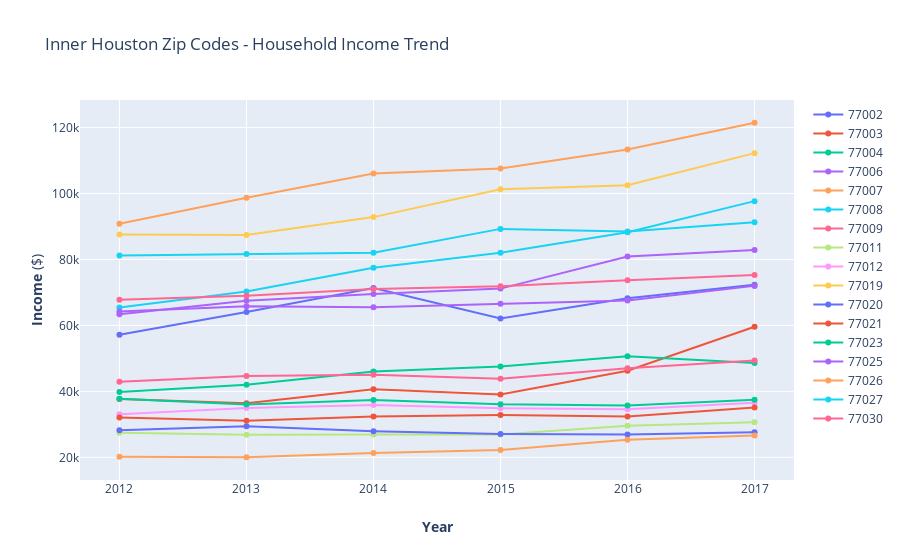

Notebook code for this chart:
### Code cell
## ALL Zip Codes income trend
fig = go.Figure()
fig.add_trace(go.Scatter(x=df_77002.Year, y=df_77002['Household Income'],name='77002'))
fig.add_trace(go.Scatter(x=df_77003.Year, y=df_77003['Household Income'],name='77003'))
fig.add_trace(go.Scatter(x=df_77004.Year, y=df_77004['Household Income'],name='77004'))
# fig.add_trace(go.Scatter(x=df_77005.Year, y=df_77005['Household Income'],name='77005'))
fig.add_trace(go.Scatter(x=df_77006.Year, y=df_77006['Household Income'],name='77006'))
fig.add_trace(go.Scatter(x=df_77007.Year, y=df_77007['Household Income'],name='77007'))
fig.add_trace(go.Scatter(x=df_77008.Year, y=df_77008['Household Income'],name='77008'))
fig.add_trace(go.Scatter(x=df_77009.Year, y=df_77009['Household Income'],name='77009'))
# fig.add_trace(go.Scatter(x=df_77010.Year, y=df_77010['Household Income'],name='77010'))
fig.add_trace(go.Scatter(x=df_77011.Year, y=df_77011['Household Income'],name='77011'))
fig.add_trace(go.Scatter(x=df_77012.Year, y=df_77012['Household Income'],name='77012'))
fig.add_trace(go.Scatter(x=df_77019.Year, y=df_77019['Household Income'],name='77019'))
fig.add_trace(go.Scatter(x=df_77020.Year, y=df_77020['Household Income'],name='77020'))
fig.add_trace(go.Scatter(x=df_77021.Year, y=df_77021['Household Income'],name='77021'))
fig.add_trace(go.Scatter(x=df_77023.Year, y=df_77023['Household Income'],name='77023'))
fig.add_trace(go.Scatter(x=df_77025.Year, y=df_77025['Household Income'],name='77025'))
fig.add_trace(go.Scatter(x=df_77026.Year, y=df_77026['Household Income'],name='77026'))
fig.add_trace(go.Scatter(x=df_77027.Year, y=df_77027['Household Income'],name='77027'))
fig.add_trace(go.Scatter(x=df_77030.Year, y=df_77030['Household Income'],name='77030'))

fig.update_layout(title_text="Inner Houston Zip Codes - Household Income Trend")
fig.update_yaxes(title_text="<b>Income</b> ($)")
fig.update_xaxes(title_text="<b>Year</b>")

fig.show()

### Figure 1 — Plotly figure (JSON) as saved in the notebook; plotly's stock layout.template omitted (floating-point values rounded to 4 significant figures)
{"data": [{"name": "77002", "type": "scatter", "x": [2012, 2013, 2014, 2015, 2016, 2017], "y": [57165, 64093, 71319, 62089, 68229, 72306]}, {"name": "77003", "type": "scatter", "x": [2012, 2013, 2014, 2015, 2016, 2017], "y": [37664, 36412, 40647, 39039, 46267, 59575]}, {"name": "77004", "type": "scatter", "x": [2012, 2013, 2014, 2015, 2016, 2017], "y": [39804, 41983, 46059, 47523, 50681, 48592]}, {"name": "77006", "type": "scatter", "x": [2012, 2013, 2014, 2015, 2016, 2017], "y": [63360, 67458, 69508, 71158, 80908, 82878]}, {"name": "77007", "type": "scatter", "x": [2012, 2013, 2014, 2015, 2016, 2017], "y": [90860, 98725, 106044, 107580, 113361, 121458]}, {"name": "77008", "type": "scatter", "x": [2012, 2013, 2014, 2015, 2016, 2017], "y": [65457, 70293, 77512, 82058, 88248, 97690]}, {"name": "77009", "type": "scatter", "x": [2012, 2013, 2014, 2015, 2016, 2017], "y": [42944, 44651, 45016, 43830, 47011, 49383]}, {"name": "77011", "type": "scatter", "x": [2012, 2013, 2014, 2015, 2016, 2017], "y": [27458, 26838, 26953, 26922, 29544, 30665]}, {"name": "77012", "type": "scatter", "x": [2012, 2013, 2014, 2015, 2016, 2017], "y": [33035, 34975, 35884, 34891, 34617, 36537]}, {"name": "77019", "type": "scatter", "x": [2012, 2013, 2014, 2015, 2016, 2017], "y": [87582, 87394, 92844, 101297, 102521, 112243]}, {"name": "77020", "type": "scatter", "x": [2012, 2013, 2014, 2015, 2016, 2017], "y": [28217, 29401, 27871, 27052, 26896, 27587]}, {"name": "77021", "type": "scatter", "x": [2012, 2013, 2014, 2015, 2016, 2017], "y": [32096, 31103, 32391, 32800, 32404, 35126]}, {"name": "77023", "type": "scatter", "x": [2012, 2013, 2014, 2015, 2016, 2017], "y": [37735, 36033, 37361, 36065, 35723, 37462]}, {"name": "77025", "type": "scatter", "x": [2012, 2013, 2014, 2015, 2016, 2017], "y": [64202, 65828, 65524, 66559, 67548, 71990]}, {"name": "77026", "type": "scatter", "x": [2012, 2013, 2014, 2015, 2016, 2017], "y": [20200, 20024, 21335, 22242, 25354, 26644]}, {"name": "77027", "type": "scatter", "x": [2012, 2013, 2014, 2015, 2016, 2017], "y": [81202, 81661, 82038, 89276, 88471, 91296]}, {"name": "77030", "type": "scatter", "x": [2012, 2013, 2014, 2015, 2016, 2017], "y": [67790, 68980, 71078, 71883, 73689, 75290]}], "layout": {"title": {"text": "Inner Houston Zip Codes - Household Income Trend"}, "xaxis": {"title": {"text": "<b>Year</b>"}}, "yaxis": {"title": {"text": "<b>Income</b> ($)"}}}}
